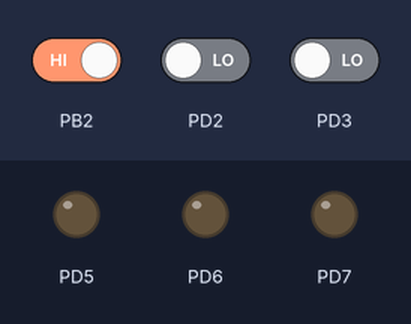
This program was run on a simulated ATmega32, built with avr-gcc and emulated at 8 MHz. Parts: output pins drawn as LEDs (lit = HIGH). The test bench sets the inputs (shaded band); at power-on: PB2 HIGH, PD2 LOW, PD3 LOW.

Above: at 1.2 s.
1.3 s: PB2 driven LOW
At 2.1 s:
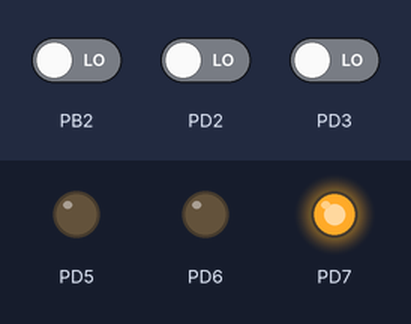
3.8 s: PD2 driven HIGH
At 4.6 s:
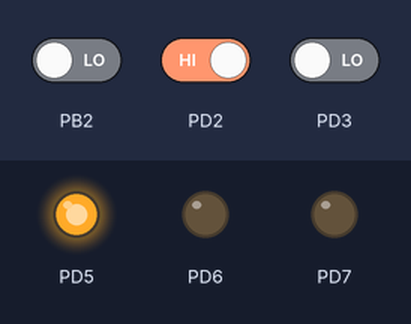
6.3 s: PD3 driven HIGH
At 7.1 s:
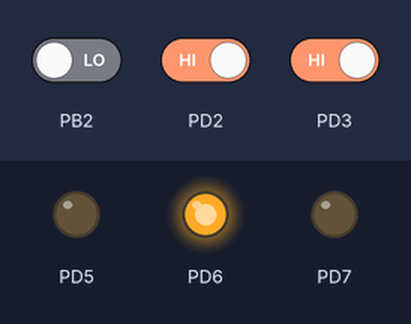
Timing chart, 0 to 9.3 s (numbered marks = the images above; inputs shaded):
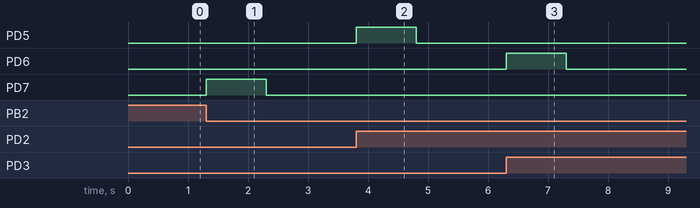

Measured:
- after the input at 1.3 s, PD7: LOW → HIGH at once, → LOW 1.0 s later
- after the input at 3.8 s, PD5: LOW → HIGH at once, → LOW 1.0 s later
- after the input at 6.3 s, PD6: LOW → HIGH at once, → LOW 1.0 s later

The program:

main.c
```c
/*
 * lesson4_lab3.c
 *
 * Created: 29/10/2023 02:24:28 ص
 * Author : dell
 */


// define clock
#define F_CPU 8000000UL

//important library
#include <avr/io.h>
#include "avr/interrupt.h"
#include "util/delay.h"


// basic macros
#define Set_bit(reg,bit)     reg|=(1<<bit)
#define Clear_Bit(reg,bit)   reg&=~(1<<bit)
#define Toggle_Bit(reg,bit)  reg^=(1<<bit)


int main(void)
{
    // define pin 5,7,6 as output
	Set_bit(DDRD,5);
	Set_bit(DDRD,6);
	Set_bit(DDRD,7);


	//MCU Control Register –\
	MCUCR The MCU Control Register contains \
	control bits for interrupt sense control and general\
	MCU functions.

	//Any logical change on INT1 generates an interrupt request

	MCUCR |=(0b01<<2);

	// rising edge INT0

	MCUCR |=(0b11<<0);

	// falling edge INT2

	MCUSR |=(0<<6);

	// set interrupt
	Set_bit(GICR,5);
	Set_bit(GICR,6);
	Set_bit(GICR,7);

	sei();

    while (1)
    {
		// clear bits after finish ISR
		Clear_Bit(PORTD,5);
		Clear_Bit(PORTD,6);
		Clear_Bit(PORTD,7);


    }
}
ISR(INT0_vect){
	Set_bit(PORTD,5);
	_delay_ms(1000);
}
ISR(INT1_vect){
	Set_bit(PORTD,6);
	_delay_ms(1000);
}
ISR(INT2_vect){
	Set_bit(PORTD,7);
	_delay_ms(1000);
}
```
